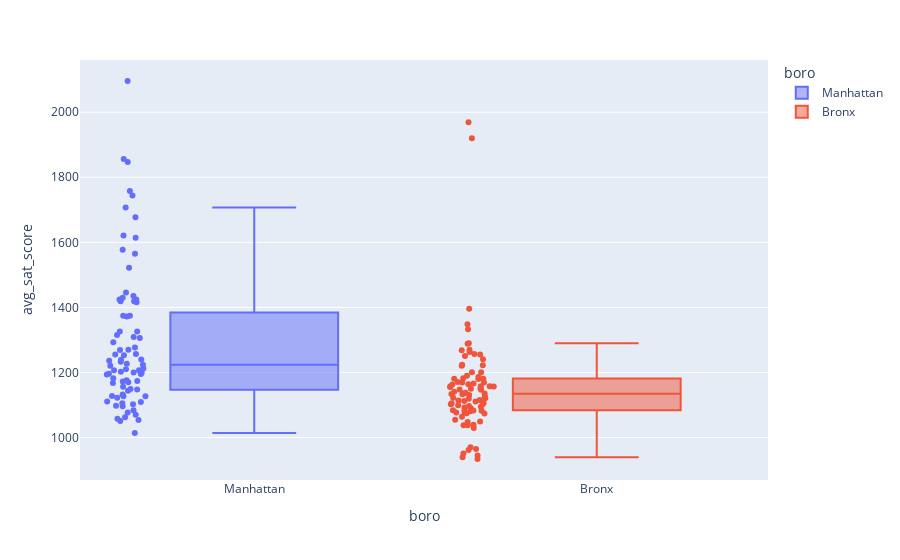

Notebook code for this chart:
### Code cell
# Comparing the average SAT score between Manhattan and the Bronx.
px.box(data, x="boro", y = "avg_sat_score",points = "all", color="boro")

### Figure 1 — Plotly figure (JSON) as saved in the notebook; plotly's stock layout.template omitted (floating-point values rounded to 4 significant figures)
{"data": [{"alignmentgroup": "True", "boxpoints": "all", "hovertemplate": "boro=%{x}<br>avg_sat_score=%{y}<extra></extra>", "legendgroup": "Manhattan", "marker": {"color": "#636efa"}, "name": "Manhattan", "notched": false, "offsetgroup": "Manhattan", "orientation": "v", "showlegend": true, "type": "box", "x": ["Manhattan", "Manhattan", "Manhattan", "Manhattan", "Manhattan", "Manhattan", "Manhattan", "Manhattan", "Manhattan", "Manhattan", "Manhattan", "Manhattan", "Manhattan", "Manhattan", "Manhattan", "Manhattan", "Manhattan", "Manhattan", "Manhattan", "Manhattan", "Manhattan", "Manhattan", "Manhattan", "Manhattan", "Manhattan", "Manhattan", "Manhattan", "Manhattan", "Manhattan", "Manhattan", "Manhattan", "Manhattan", "Manhattan", "Manhattan", "Manhattan", "Manhattan", "Manhattan", "Manhattan", "Manhattan", "Manhattan", "Manhattan", "Manhattan", "Manhattan", "Manhattan", "Manhattan", "Manhattan", "Manhattan", "Manhattan", "Manhattan", "Manhattan", "Manhattan", "Manhattan", "Manhattan", "Manhattan", "Manhattan", "Manhattan", "Manhattan", "Manhattan", "Manhattan", "Manhattan", "Manhattan", "Manhattan", "Manhattan", "Manhattan", "Manhattan", "Manhattan", "Manhattan", "Manhattan", "Manhattan", "Manhattan", "Manhattan", "Manhattan", "Manhattan", "Manhattan", "Manhattan", "Manhattan", "Manhattan", "Manhattan", "Manhattan", "Manhattan", "Manhattan", "Manhattan", "Manhattan", "Manhattan", "Manhattan", "Manhattan", "Manhattan", "Manhattan", "Manhattan", "Manhattan", "Manhattan", "Manhattan"], "x0": " ", "xaxis": "x", "y": [1122, 1172, 1149, 1207, 1621, 1856, 1182, 1194, 1156, 1111, 1293, 1269, 1051, 1148, 1200, 1127, 1176, 1435, null, null, null, 1419, 1424, 1522, 1577, 1677, 1565, 1419, 1758, 1614, 1170, 1306, 1233, null, null, null, 1372, 1199, 1227, 2096, 1374, 1070, 1416, 1240, 1239, 1253, 1058, 1168, 1424, 1212, 1195, 1257, 1255, 1207, 1315, 1236, 1132, 1144, null, null, 1109, null, 1744, 1707, 1196, 1277, 1446, 1096, 1084, 1430, 1128, 1221, 1326, 1326, 1054, 1210, null, 1062, 1077, 1374, 1202, 1847, 1270, 1105, 1174, null, 1127, 1098, 1102, 1224, 1309, 1014], "y0": " ", "yaxis": "y"}, {"alignmentgroup": "True", "boxpoints": "all", "hovertemplate": "boro=%{x}<br>avg_sat_score=%{y}<extra></extra>", "legendgroup": "Bronx", "marker": {"color": "#EF553B"}, "name": "Bronx", "notched": false, "offsetgroup": "Bronx", "orientation": "v", "showlegend": true, "type": "box", "x": ["Bronx", "Bronx", "Bronx", "Bronx", "Bronx", "Bronx", "Bronx", "Bronx", "Bronx", "Bronx", "Bronx", "Bronx", "Bronx", "Bronx", "Bronx", "Bronx", "Bronx", "Bronx", "Bronx", "Bronx", "Bronx", "Bronx", "Bronx", "Bronx", "Bronx", "Bronx", "Bronx", "Bronx", "Bronx", "Bronx", "Bronx", "Bronx", "Bronx", "Bronx", "Bronx", "Bronx", "Bronx", "Bronx", "Bronx", "Bronx", "Bronx", "Bronx", "Bronx", "Bronx", "Bronx", "Bronx", "Bronx", "Bronx", "Bronx", "Bronx", "Bronx", "Bronx", "Bronx", "Bronx", "Bronx", "Bronx", "Bronx", "Bronx", "Bronx", "Bronx", "Bronx", "Bronx", "Bronx", "Bronx", "Bronx", "Bronx", "Bronx", "Bronx", "Bronx", "Bronx", "Bronx", "Bronx", "Bronx", "Bronx", "Bronx", "Bronx", "Bronx", "Bronx", "Bronx", "Bronx", "Bronx", "Bronx", "Bronx", "Bronx", "Bronx", "Bronx", "Bronx", "Bronx", "Bronx", "Bronx", "Bronx", "Bronx", "Bronx", "Bronx", "Bronx"], "x0": " ", "xaxis": "x", "y": [1090, 945, 1077, 1097, 1201, 1257, 1186, 1103, 1084, 1181, 1201, 1158, 1095, null, 1171, 1158, 1038, 1164, 1084, null, null, 1241, null, 1105, 1099, 1131, 1049, 1134, 1290, 1169, 1092, 1396, 1075, 1081, 1148, null, 1138, 951, 965, 1074, 1083, 1221, 1224, 1121, 1166, 1039, 1333, 1150, 1190, 1157, 1158, 962, 1182, 934, 1181, 1180, 1106, 1222, 1077, 1119, 1082, 1255, 1270, 1969, 1263, 1064, 1115, 1920, 1133, 1147, 1135, 1141, 1111, 1348, 1135, 1169, 1268, 1151, 1048, 1112, 1288, 1126, 1163, 1055, 1122, 1251, 1102, 1155, 970, null, null, 939, 1029, 1114, 1038], "y0": " ", "yaxis": "y"}], "layout": {"boxmode": "overlay", "legend": {"title": {"text": "boro"}, "tracegroupgap": 0}, "margin": {"t": 60}, "xaxis": {"anchor": "y", "categoryarray": ["Manhattan", "Bronx"], "categoryorder": "array", "domain": [0, 1], "title": {"text": "boro"}}, "yaxis": {"anchor": "x", "domain": [0, 1], "title": {"text": "avg_sat_score"}}}}
